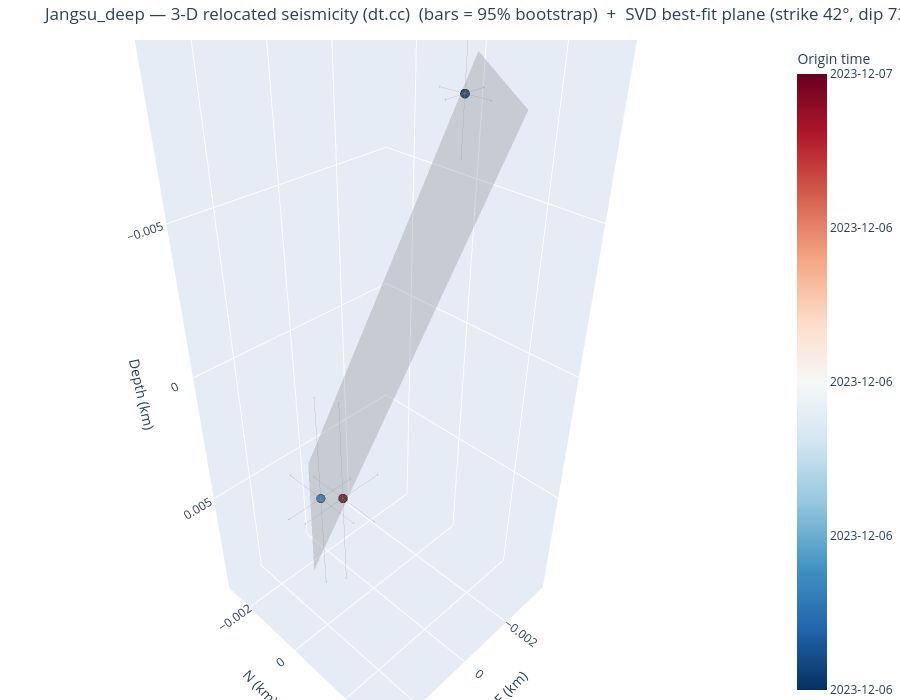

The code cell stored with this chart in its notebook:
### Markdown cell above
## 6. Seismicity in 3-D (interactive)

`plot_3d_plane` returns an **interactive plotly** 3-D view of the dt.cc hypocentres (relative E–N–depth km,
coloured by origin time, sized by magnitude) with the SVD best-fit fault plane overlaid as a translucent
patch — rotate/zoom to judge planarity and dip. (Interactivity is live in a running notebook; committed
notebooks are output-stripped, and a static export needs the optional `kaleido` package.)

### Code cell
fig3d = viz.plot_3d_plane(cfg, VELMODEL, frame_from=FRAME_FROM, mech_select=MECH_SELECT)
try:                                  # optional static export (needs kaleido); harmless if absent
    fig3d.write_image(f"/tmp/{CLUSTER}_3d.png", scale=2)
except Exception as _e:
    print("(static export skipped — install kaleido for a PNG; the figure is interactive in a live notebook)")
fig3d                                 # <- interactive in JupyterLab: drag to rotate, scroll to zoom

### Figure 1 — Plotly figure (JSON) as saved in the notebook; plotly's stock layout.template omitted (floating-point values rounded to 4 significant figures)
{"data": [{"error_x": {"array": [0.0007013, 0.0012, 0.001301], "color": "rgba(80,80,80,0.5)", "thickness": 0.8, "type": "data", "width": 2}, "error_y": {"array": [0.0007012, 0.00125, 0.001051], "color": "rgba(80,80,80,0.5)", "thickness": 0.8, "type": "data", "width": 2}, "error_z": {"array": [0.0018, 0.0042, 0.003601], "color": "rgba(80,80,80,0.5)", "thickness": 0.8, "type": "data", "width": 2}, "marker": {"color": [19700.0, 19700.0, 19700.0], "colorbar": {"ticktext": ["2023-12-06", "2023-12-06", "2023-12-06", "2023-12-06", "2023-12-07"], "tickvals": [19700.0, 19700.0, 19700.0, 19700.0, 19700.0], "title": {"text": "Origin time"}}, "colorscale": [[0, "rgb(5,48,97)"], [0.1, "rgb(33,102,172)"], [0.2, "rgb(67,147,195)"], [0.3, "rgb(146,197,222)"], [0.4, "rgb(209,229,240)"], [0.5, "rgb(247,247,247)"], [0.6, "rgb(253,219,199)"], [0.7, "rgb(244,165,130)"], [0.8, "rgb(214,96,77)"], [0.9, "rgb(178,24,43)"], [1, "rgb(103,0,31)"]], "line": {"color": "black", "width": 0.5}, "opacity": 0.95, "size": [10.8, 10.0, 10.4]}, "mode": "markers", "name": "Hypocentres", "text": ["200000  M1.7", "200001  M1.5", "200002  M1.6"], "type": "scatter3d", "x": [-0.003, 0.0012, 0.0018], "y": [0.0001667, -0.0008333, 0.0006667], "z": [-0.007733, 0.004767, 0.002967]}, {"color": "gray", "hoverinfo": "name", "i": [0, 0], "j": [1, 3], "k": [3, 2], "name": "SVD best-fit plane 42/73", "opacity": 0.3, "showscale": false, "type": "mesh3d", "x": [-0.0001181, -0.003417, 0.002626, -0.0006724], "y": [-0.002775, 0.0001558, 0.0003137, 0.003245], "z": [0.005767, -0.008733, 0.005767, -0.008733]}], "layout": {"height": 700, "margin": {"b": 0, "l": 0, "r": 0, "t": 40}, "scene": {"aspectmode": "data", "xaxis": {"title": {"text": "E (km)"}}, "yaxis": {"title": {"text": "N (km)"}}, "zaxis": {"autorange": "reversed", "title": {"text": "Depth (km)"}}}, "title": {"text": "Jangsu_deep — 3-D relocated seismicity (dt.cc)  (bars = 95% bootstrap)  +  SVD best-fit plane (strike 42°, dip 73°)"}}}
